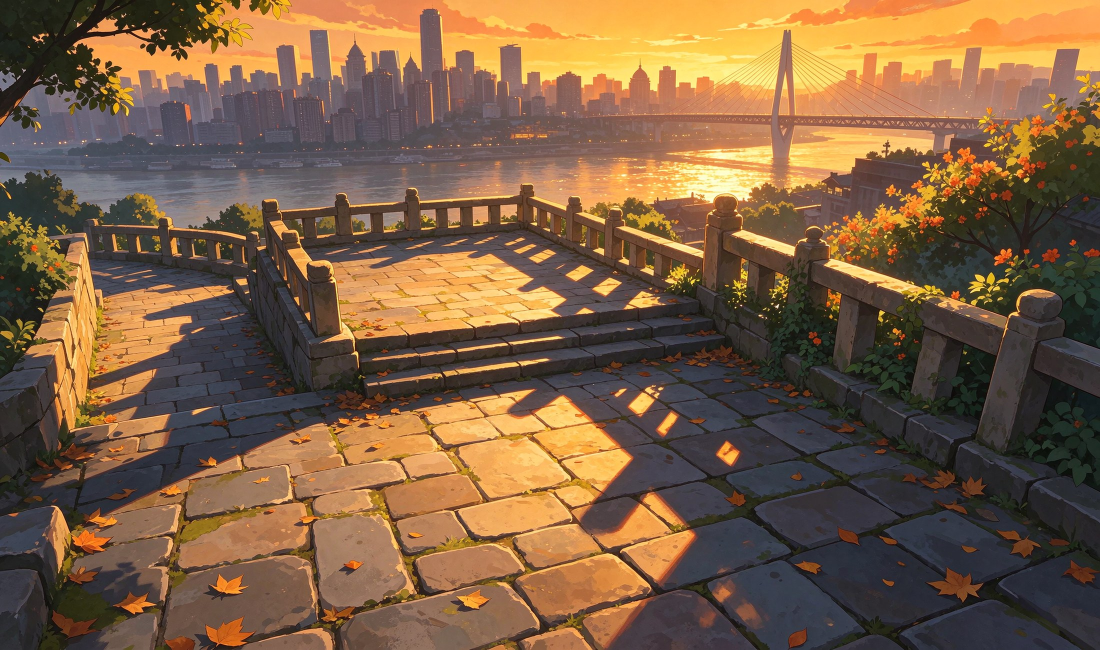
#> input picture src/photo-prototype/assets/bg_city.jpg, 2200 x 1300 px (shown at 1/2 size)
$ python bake_scene.py
#> lines starting #> are read from the running program, lines starting #| are printed output that depends on the picture
"""Bake the Qing-era stilt houses onto the new Chongqing street plate.

The baked rectangles are the single source of truth for the photography
subject boxes: content.ts must match these numbers. Re-run after editing any
placement here:
    python tools/bake_scene.py
"""
from pathlib import Path
from PIL import Image, ImageDraw, ImageFilter

ASSETS = Path(__file__).resolve().parent.parent / "src" / "photo-prototype" / "assets"

# (sprite file, x, y, w, h) in world pixels on the 2200x1300 plate.
PLACEMENTS = [
    ("bld_house_a.png", 30, 655, 430, 500),
    ("bld_house_b.png", 1745, 625, 410, 480),
    ("bld_corridor.png", 610, 300, 260, 225),
]

SHADOW_ALPHA = 95


def bake() -> None:
    bg = Image.open(ASSETS / "bg_city.jpg").convert("RGBA")
    for name, x, y, w, h in PLACEMENTS:
        sprite = Image.open(ASSETS / name).convert("RGBA").resize((w, h), Image.LANCZOS)
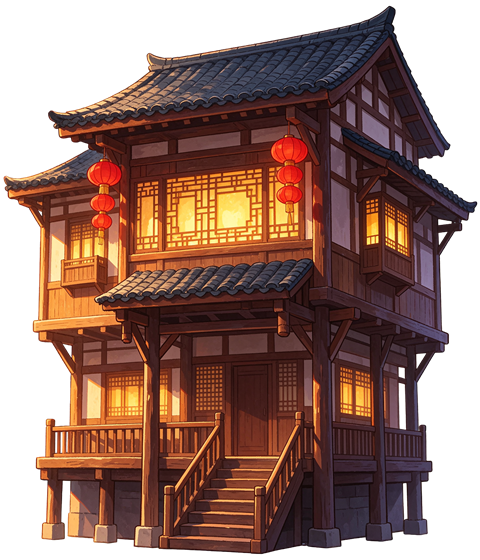
#> input picture src/photo-prototype/assets/bld_house_a.png, 480 x 560 px
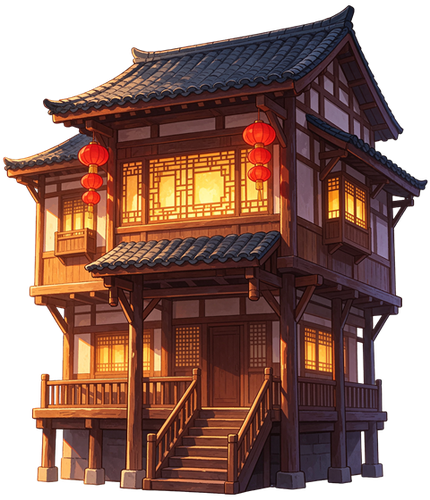
#> sprite: PIL image 430x500 RGBA; mean R, G, B, A 76.2, 44.5, 34.5, 178; transparent parts drawn white
        shadow = Image.new("RGBA", bg.size, (0, 0, 0, 0))
#> shadow: PIL image 2200x1300 RGBA; every value is 0
        ImageDraw.Draw(shadow).ellipse(
            (x - 24, y + h - 26, x + w + 24, y + h + 30), fill=(18, 14, 10, SHADOW_ALPHA)
        )
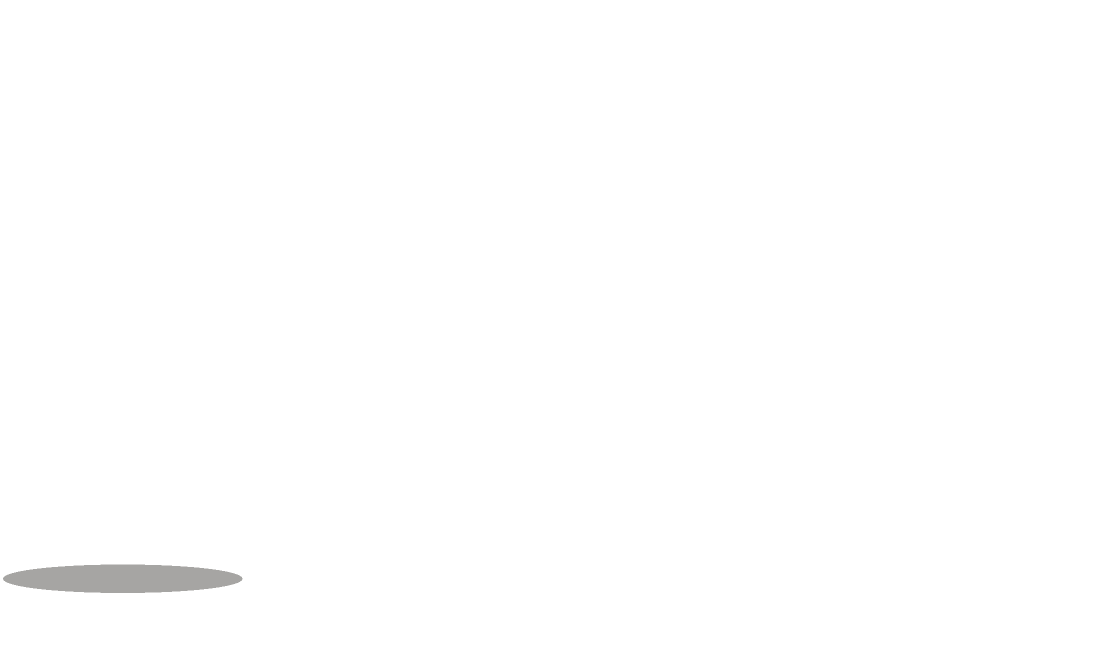
#> shadow: PIL image 2200x1300 RGBA (shown at 1/2 size); mean R, G, B, A 0.1, 0.1, 0.1, 0.7; transparent parts drawn white
        shadow = shadow.filter(ImageFilter.GaussianBlur(14))
        bg.alpha_composite(shadow)
        bg.alpha_composite(sprite, (x, y))
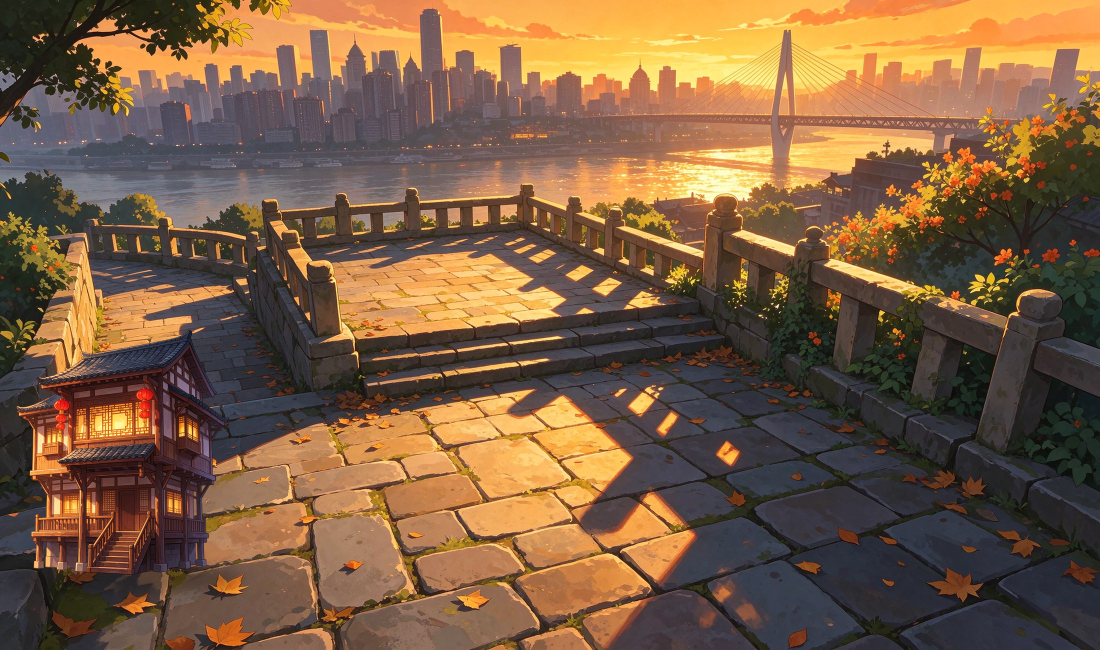
#> bg: PIL image 2200x1300 RGBA (shown at 1/2 size); mean R, G, B, A 123.2, 93.7, 67, 255
        print(f"baked {name} at ({x},{y},{w},{h}) foot={y + h}")
#> pass 2 of the loop in bake, `for name, x, y, w, h in PLACEMENTS:`:
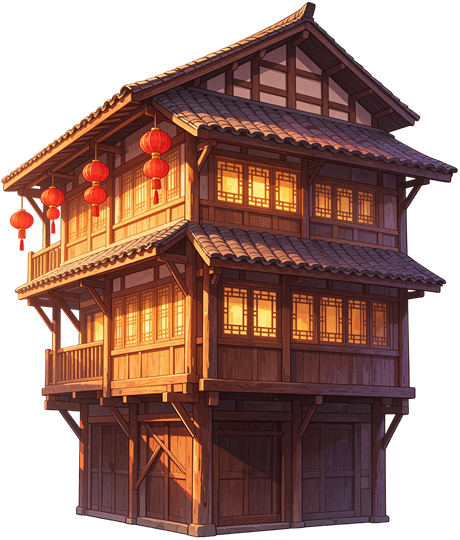
#> input picture src/photo-prototype/assets/bld_house_b.png, 460 x 540 px
#> sprite: PIL image 410x480 RGBA
#> in bake, `ImageDraw.Draw(shadow).ellipse( (x - 24, y + h - 26, x + w + 24, y + h..`:
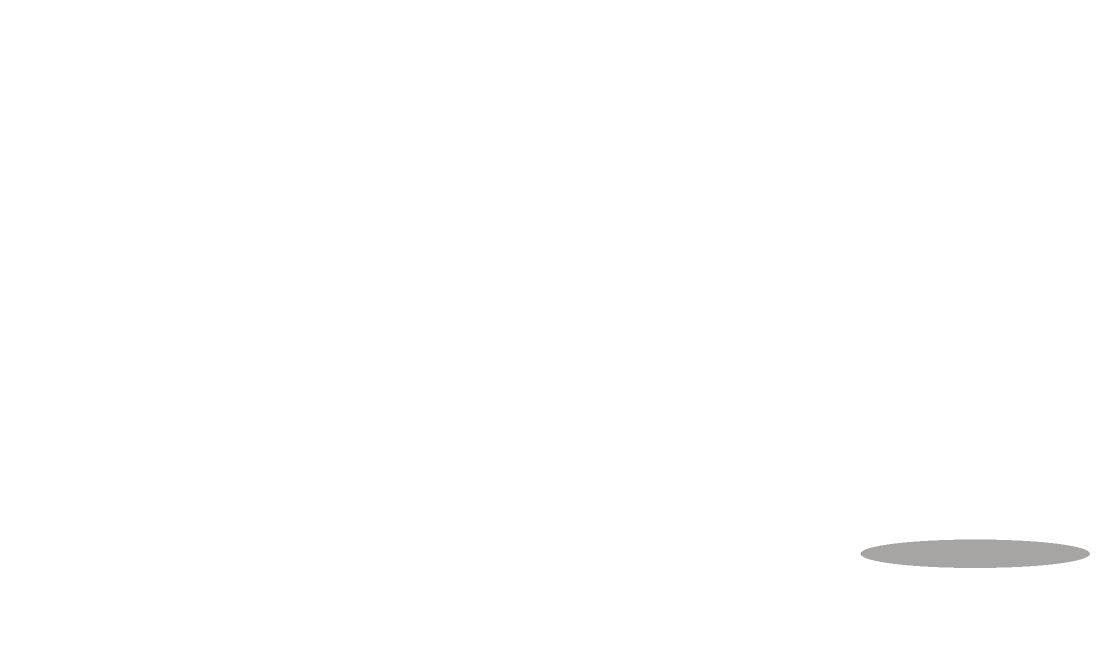
#> shadow: PIL image 2200x1300 RGBA (shown at 1/2 size); mean R, G, B, A 0.1, 0.1, 0.1, 0.7; transparent parts drawn white
#> in bake, `bg.alpha_composite(sprite, (x, y))`:
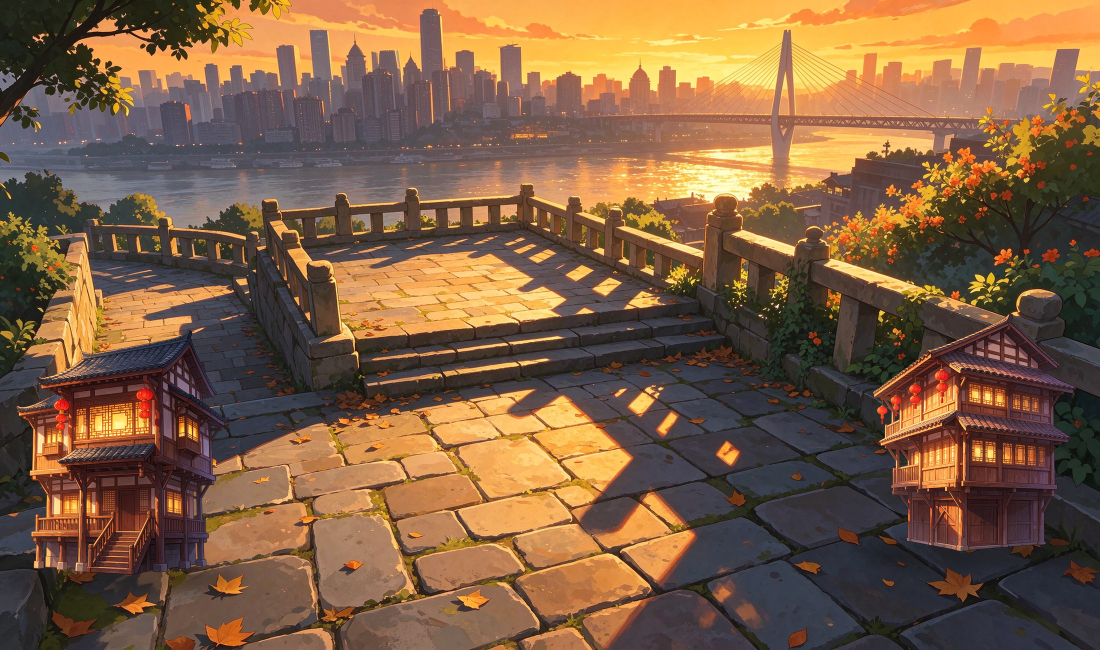
#> bg: PIL image 2200x1300 RGBA (shown at 1/2 size); mean R, G, B, A 126.4, 94.8, 67.4, 255
#> pass 3 of the loop in bake, `for name, x, y, w, h in PLACEMENTS:`:
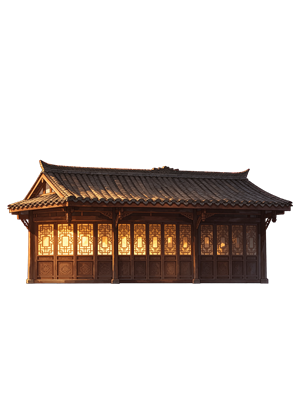
#> input picture src/photo-prototype/assets/bld_corridor.png, 300 x 420 px
#> sprite: PIL image 260x225 RGBA
#> in bake, `ImageDraw.Draw(shadow).ellipse( (x - 24, y + h - 26, x + w + 24, y + h..`:
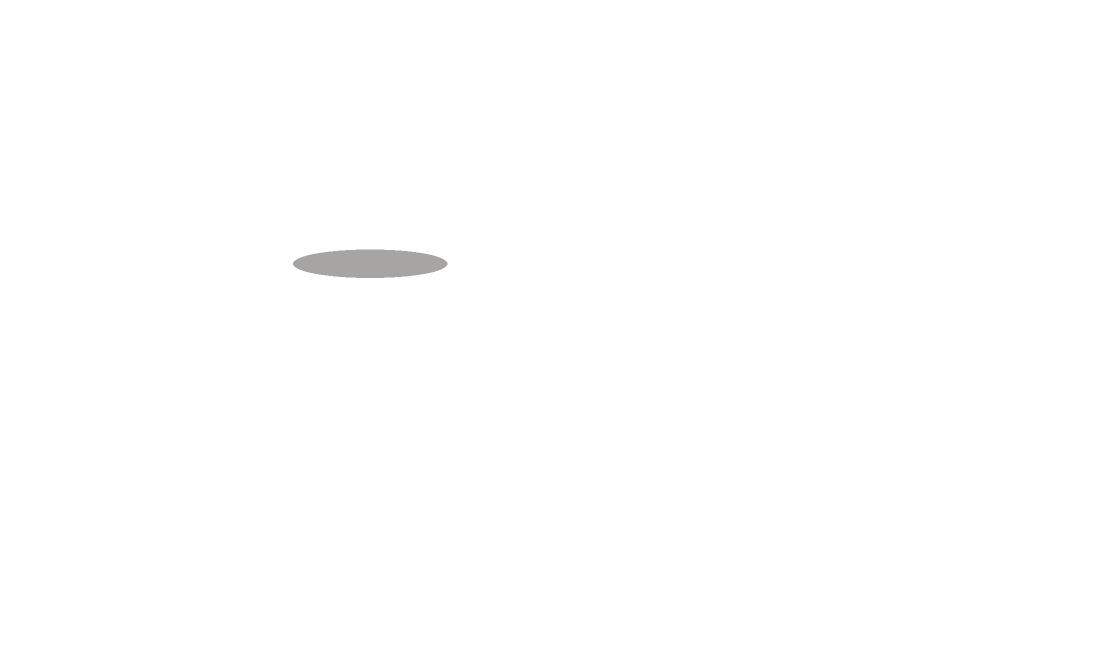
#> shadow: PIL image 2200x1300 RGBA (shown at 1/2 size); mean R, G, B, A 0.1, 0.1, 0, 0.5; transparent parts drawn white
#> in bake, `bg.alpha_composite(shadow)`:
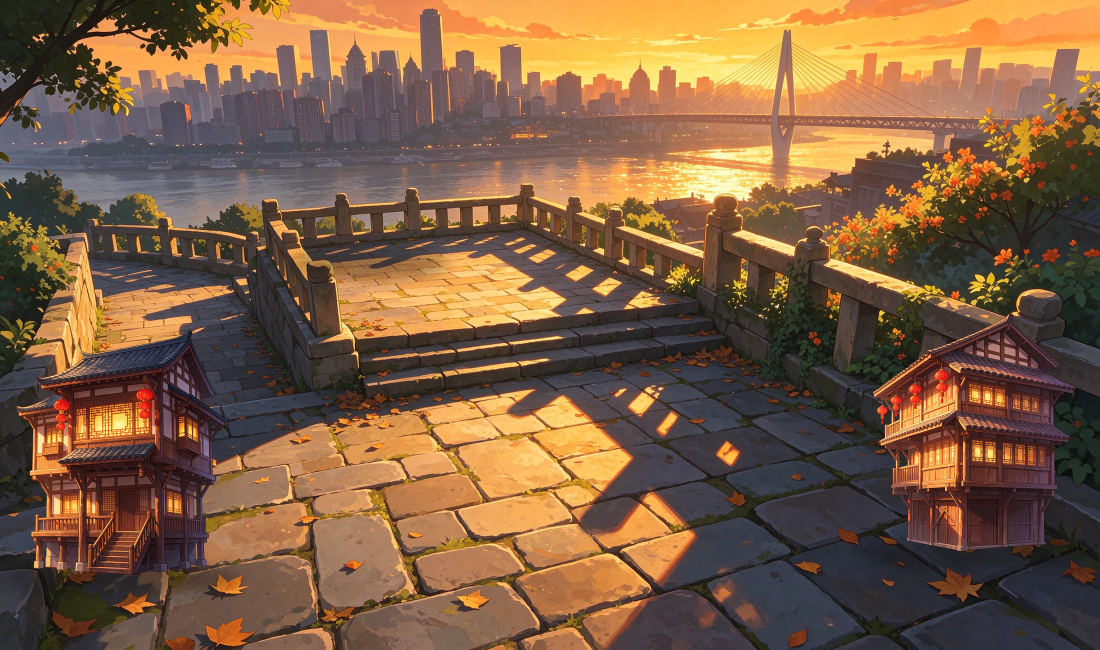
#> bg: PIL image 2200x1300 RGBA (shown at 1/2 size); mean R, G, B, A 126.1, 94.6, 67.3, 255

    bg.convert("RGB").save(ASSETS / "bg_world2.jpg", quality=88, optimize=True)
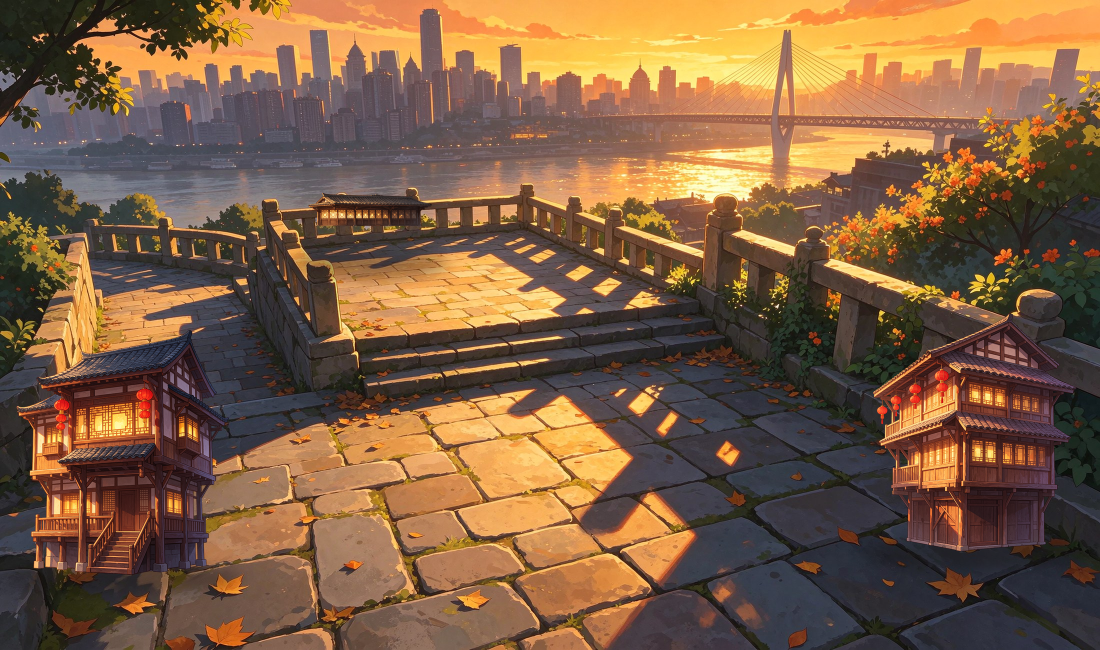
#> saved as bg_world2.jpg: PIL image 2200x1300 RGB (shown at 1/2 size); mean R, G, B 126, 94.5, 67.1
    print("bg_world2.jpg", (ASSETS / "bg_world2.jpg").stat().st_size // 1024, "KB")


if __name__ == "__main__":
    bake()
